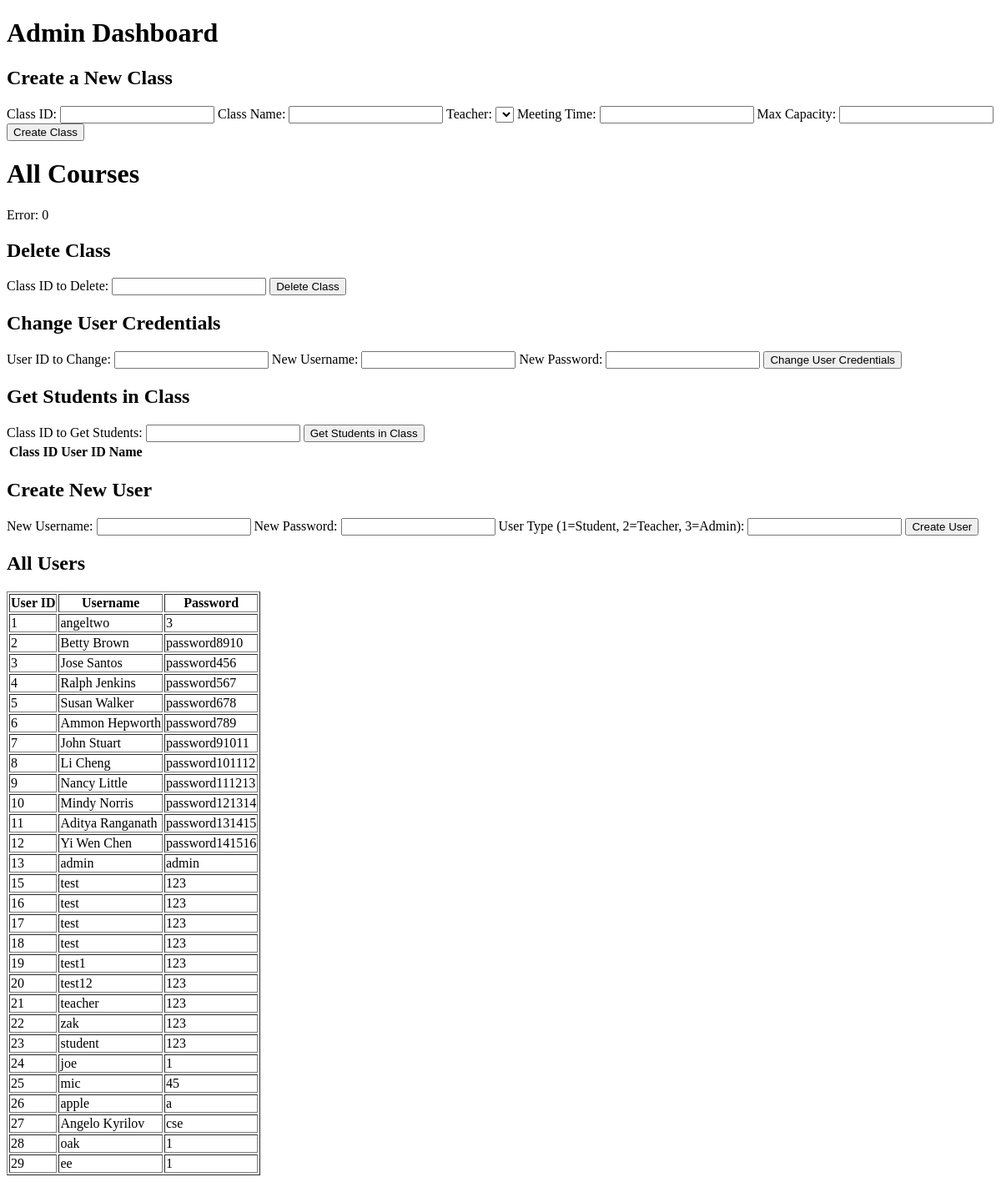
/admin, run on an earlier commit of the app's database.
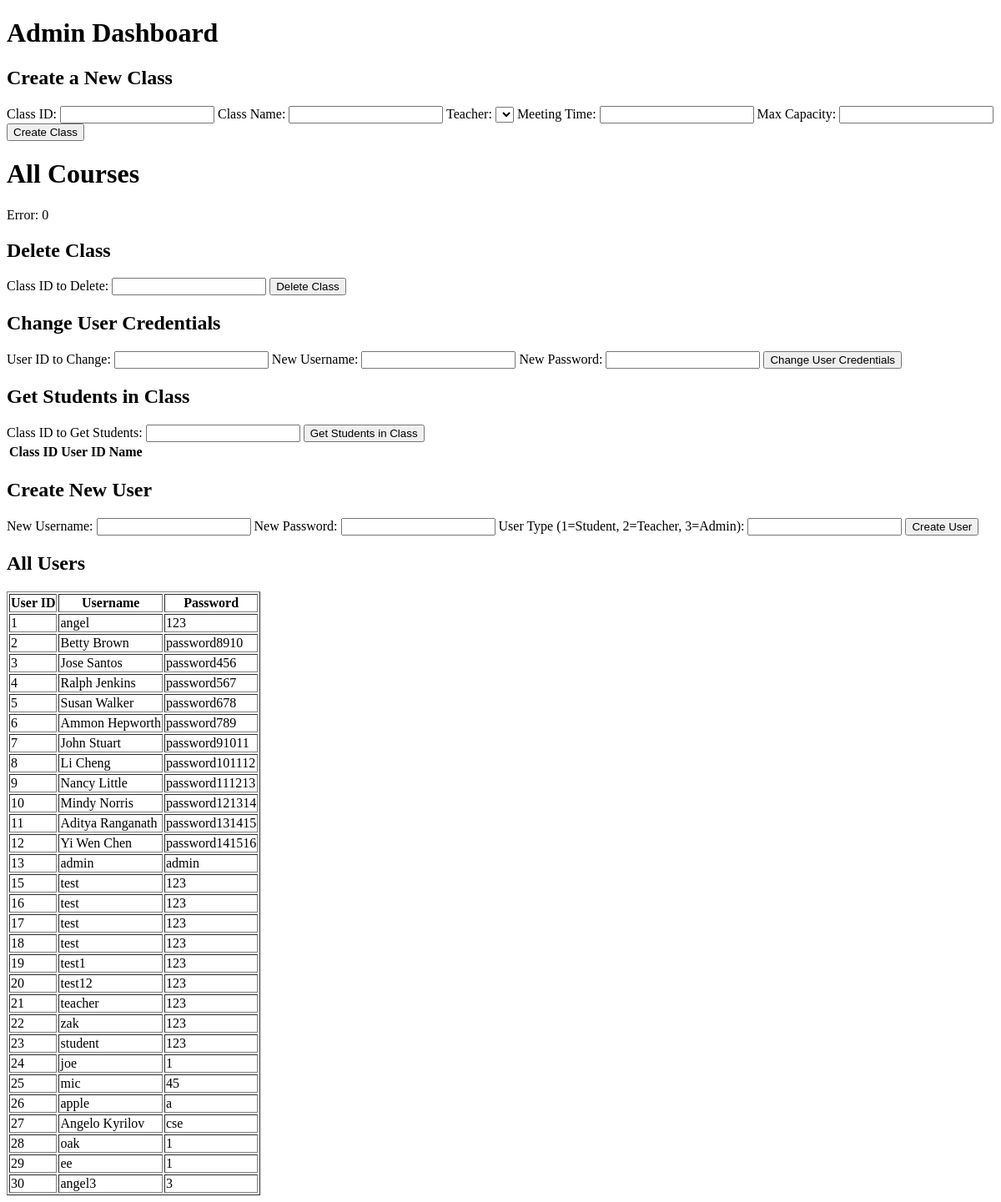
And on a later commit of the database.
### app.py (models this page shows, shortened)
class Users(db.Model, UserMixin):
    UserId = db.Column(db.Integer, primary_key=True)
    FirstLastName = db.Column(db.String(80), unique=True, nullable=False)
    Password = db.Column(db.String(120), nullable=False)
    Type = db.Column(db.Integer, nullable=False, default=1)  # Student, Teacher, Admin

### app.py (the view)
@app.route('/admin')
def admin():
    all_users = Users.query.all()
    return render_template('admin.html', all_users=all_users)

### templates/admin.html (shortened to what this page needs)
<!DOCTYPE html>
<html lang="en">
<head>
</head>
<body>
    <h1>Admin Dashboard</h1>
    <h2>Create a New Class</h2>
    <form onsubmit="return createClass()" id="createClassForm">
        <label for="class_id">Class ID:</label>
        <input type="text" name="class_id" required>
        <label for="class_name">Class Name:</label>
        <input type="text" name="class_name" required>
        <label for="teacher_id">Teacher:</label>
        <select name="teacher_id" id="teacherDropdown" required>
        </select>
        <label for="meetingTime">Meeting Time:</label>
        <input type="text" name="meetingTime" required>
        <label for="max_capacity">Max Capacity:</label>
        <input type="number" name="max_capacity" required>
        <button type="submit">Create Class</button>
    </form>
        <body onload="openAllCourses()">
            <h1>All Courses</h1>
            <div id="resultAllCourses">
            </div>
        </body>
        <body>
            <h2>Delete Class</h2>
            <form onsubmit="return deleteClass()" id="deleteClassForm">
                <label for="class_id_to_delete">Class ID to Delete:</label>
                <input type="text" name="class_id_to_delete" required>
                <button type="submit">Delete Class</button>
            </form>
<h2>Change User Credentials</h2>
<form onsubmit="return changeUserCredentials()" id="changeUserCredentialsForm">
    <label for="user_id_to_change">User ID to Change:</label>
    <input type="text" name="user_id_to_change" required>
    <label for="new_username">New Username:</label>
    <input type="text" name="new_username">
    <label for="new_password">New Password:</label>
    <input type="password" name="new_password">
    <button type="submit">Change User Credentials</button>
</form>
            <h2>Get Students in Class</h2>
                <label for="class_id_to_get_students">Class ID to Get Students:</label>
                <input type="text" name="class_id_to_get_students" required id="classID">
                <button onclick="getStudentsInClass()">Get Students in Class</button>
            <div id="resultGetStudentsInClass">
                <table id="studentTable">
                    <thead>
                        <tr>
                            <th>Class ID</th>
                            <th>User ID</th>
                            <th>Name</th>
                        </tr>
                    </thead>
                </table>
            </div>
        </body>
<h2>Create New User</h2>
<form onsubmit="return createUser()" id="createUserForm">
    <label for="new_username">New Username:</label>
    <input type="text" name="new_username" required>
    <label for="new_password">New Password:</label>
    <input type="password" name="new_password" required>
    <label for="user_type">User Type (1=Student, 2=Teacher, 3=Admin):</label>
    <input type="number" name="user_type" required>
    <button type="submit">Create User</button>
</form>
    <h2>All Users</h2>
    <table border="1">
        <tr>
            <th>User ID</th>
            <th>Username</th>
            <th>Password</th>
        </tr>
        {% for user in all_users %}
            <tr>
                <td>{{ user.UserId }}</td>
                <td>{{ user.FirstLastName }}</td>
                <td>{{ user.Password }}</td>
            </tr>
        {% endfor %}
    </table>
</html>

What changed in the data, as far as the page shows it:
changed Users: FirstLastName "angeltwo" → "angel"; Password "3" → "123"
added Users: UserId "30", FirstLastName "angel3", Password "3"
